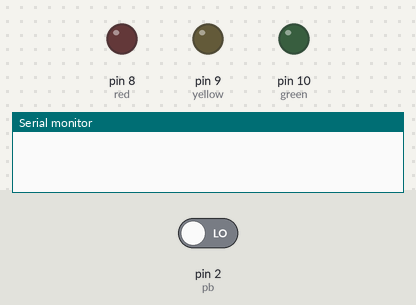
This sketch was run on a simulated Arduino Uno, built with avr-gcc and run on an emulated ATmega328P. Shown: output pins drawn as LEDs (lit = HIGH), the last lines printed to the serial monitor. Dashed ring = blinking. The inputs (shaded band) are chosen by the test bench; at power-on: pin 2 (pb) LOW.

Above: at 1.2 s.
1.3 s: pin 2 (pb) driven HIGH
At 1.75 s:
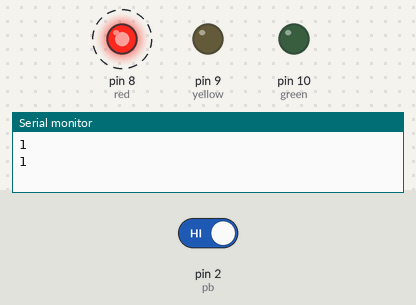
At 2.35 s:
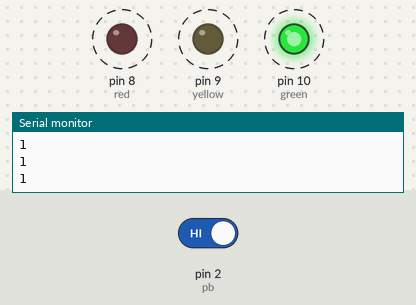
4.3 s: pin 2 (pb) driven LOW
At 5.4 s:
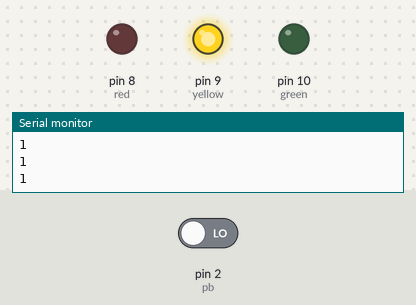
Timing chart, 0 to 7.3 s (numbered marks = the images above; inputs shaded):
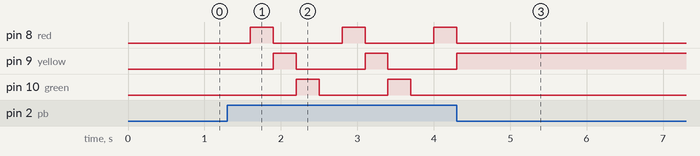

The sketch:

3LED_1PB.ino
```cpp
int pb= 2;
int nilaipb;
int count;

int red= 8;
int yellow= 9;
int green= 10;

void setup() {
pinMode(pb, INPUT);
pinMode(red, OUTPUT);
pinMode(yellow, OUTPUT);
pinMode(green, OUTPUT);

Serial.begin(9600);
}

void loop() {
nilaipb= digitalRead(pb);

if(nilaipb == 1){
  count++;
  Serial.println(nilaipb);
  delay(300);
  if(count==1){
    digitalWrite(red, HIGH);
    digitalWrite(yellow, LOW);
    digitalWrite(green, LOW);
  }
  if(count==2){
    digitalWrite(red, LOW);
    digitalWrite(yellow, HIGH);
    digitalWrite(green, LOW);
  }
  if(count==3){
    digitalWrite(red, LOW);
    digitalWrite(yellow, LOW);
    digitalWrite(green, HIGH);
  }

  if(count==4){
    digitalWrite(red, LOW);
    digitalWrite(yellow, LOW);
    digitalWrite(green, LOW);
    count=0;
  }
}

}
```

Measured:
- after the input at 1.3 s, pin 8 (red): alternates HIGH for 0.30 s and LOW for 0.90 s, starting after 0.30 s; pin 9 (yellow): alternates HIGH for 0.30 s and LOW for 0.90 s, starting after 0.60 s; pin 10 (green): alternates HIGH for 0.30 s and LOW for 0.90 s, starting after 0.90 s
- after the input at 4.3 s, pin 8 (red): goes on until 4.3 s, then stays LOW; pin 9 (yellow): goes on until 4.3 s, then stays HIGH; pin 10 (green): stops changing and stays LOW
